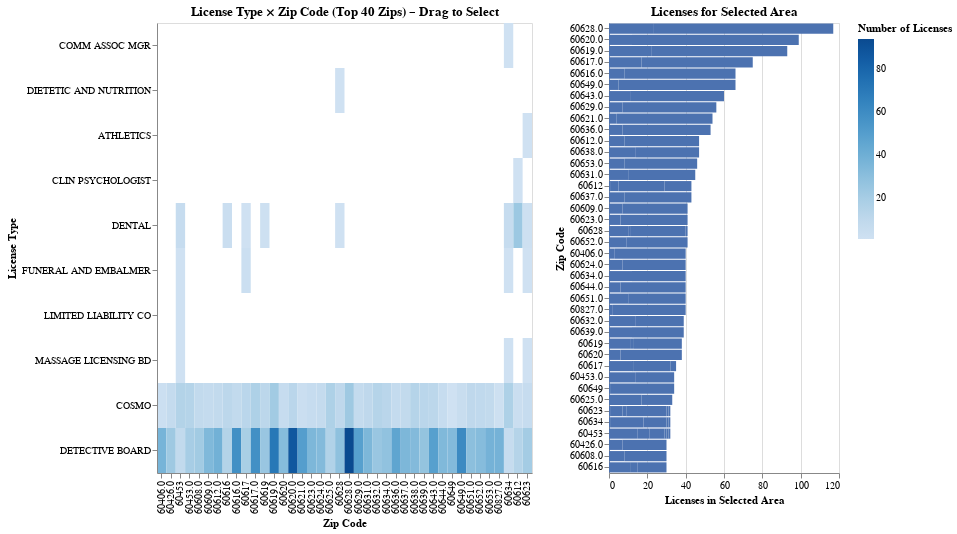

Source (notebook cell):
### Markdown cell above
## Plot 2 - interactive

### Code cell
df_clean = df[['License Type', 'Zip']].dropna()
df_clean = df_clean[df_clean['Zip'] != 0]
df_clean['Zip'] = df_clean['Zip'].astype(str)

# Get top 40 Zip Codes by total count
top_zips = (
    df_clean.groupby('Zip').size()
    .sort_values(ascending=False)
    .head(40)
    .index
)

df_top = df_clean[df_clean['Zip'].isin(top_zips)]

# Aggregate counts
license_by_zip = df_top.groupby(['License Type', 'Zip']).size().reset_index(name='COUNT')

# Brush selection
brush = alt.selection_interval(encodings=['x', 'y'])

# Heatmap
heatmap = alt.Chart(license_by_zip).mark_rect().encode(
    x=alt.X('Zip:N', sort='-y', title='Zip Code'),
    y=alt.Y('License Type:N', sort='-x', title='License Type'),
    color=alt.Color('COUNT:Q', title='Number of Licenses', scale=alt.Scale(scheme='blues')),
    tooltip=['License Type', 'Zip', 'COUNT']
).add_params(
    brush
).properties(
    width=375,
    height=450,
    title='License Type × Zip Code (Top 40 Zips) – Drag to Select'
)

# Linked bar chart - simpler, sorted, one color
bars = alt.Chart(license_by_zip).mark_bar(color='#4C72B0').encode(
    y=alt.Y('Zip:N', sort='-x', title='Zip Code'),
    x=alt.X('COUNT:Q', title='Licenses in Selected Area'),
    tooltip=['Zip', 'COUNT']
).transform_filter(
    brush
).properties(
    width=230,
    height=450,
    title='Licenses for Selected Area'
)

plot2 = heatmap | bars
plot2

### Figure 1 — Vega-Lite specification as saved in the notebook (floating-point values rounded to 4 significant figures)
{"config": {"view": {"continuousWidth": 300, "continuousHeight": 300}}, "hconcat": [{"mark": {"type": "rect"}, "encoding": {"color": {"field": "COUNT", "scale": {"scheme": "blues"}, "title": "Number of Licenses", "type": "quantitative"}, "tooltip": [{"field": "License Type", "type": "nominal"}, {"field": "Zip", "type": "nominal"}, {"field": "COUNT", "type": "quantitative"}], "x": {"field": "Zip", "sort": "-y", "title": "Zip Code", "type": "nominal"}, "y": {"field": "License Type", "sort": "-x", "title": "License Type", "type": "nominal"}}, "height": 450, "name": "view_13", "title": "License Type × Zip Code (Top 40 Zips) – Drag to Select", "width": 375}, {"mark": {"type": "bar", "color": "#4C72B0"}, "encoding": {"tooltip": [{"field": "Zip", "type": "nominal"}, {"field": "COUNT", "type": "quantitative"}], "x": {"field": "COUNT", "title": "Licenses in Selected Area", "type": "quantitative"}, "y": {"field": "Zip", "sort": "-x", "title": "Zip Code", "type": "nominal"}}, "height": 450, "title": "Licenses for Selected Area", "transform": [{"filter": {"param": "param_14"}}], "width": 230}], "data": {"name": "data-f4a7fb43ec7e8cd6d849da6815d54b33"}, "params": [{"name": "param_14", "select": {"type": "interval", "encodings": ["x", "y"]}, "views": ["view_13"]}], "$schema": "https://vega.github.io/schema/vega-lite/v5.20.1.json", "datasets": {"data-f4a7fb43ec7e8cd6d849da6815d54b33": [{"License Type": "ATHLETICS", "Zip": "60623", "COUNT": 1}, {"License Type": "CLIN PSYCHOLOGIST", "Zip": "60612", "COUNT": 1}, {"License Type": "COMM ASSOC MGR", "Zip": "60634", "COUNT": 1}, {"License Type": "COSMO", "Zip": "60406.0", "COUNT": 3}, {"License Type": "COSMO", "Zip": "60426.0", "COUNT": 7}, {"License Type": "COSMO", "Zip": "60453", "COUNT": 15}, {"License Type": "COSMO", "Zip": "60453.0", "COUNT": 14}, {"License Type": "COSMO", "Zip": "60608.0", "COUNT": 8}, {"License Type": "COSMO", "Zip": "60609.0", "COUNT": 7}, {"License Type": "COSMO", "Zip": "60612", "COUNT": 4}, {"License Type": "COSMO", "Zip": "60612.0", "COUNT": 8}, {"License Type": "COSMO", "Zip": "60616", "COUNT": 11}, {"License Type": "COSMO", "Zip": "60616.0", "COUNT": 8}, {"License Type": "COSMO", "Zip": "60617", "COUNT": 12}, {"License Type": "COSMO", "Zip": "60617.0", "COUNT": 17}, {"License Type": "COSMO", "Zip": "60619", "COUNT": 11}, {"License Type": "COSMO", "Zip": "60619.0", "COUNT": 22}, {"License Type": "COSMO", "Zip": "60620", "COUNT": 6}, {"License Type": "COSMO", "Zip": "60620.0", "COUNT": 12}, {"License Type": "COSMO", "Zip": "60621.0", "COUNT": 4}, {"License Type": "COSMO", "Zip": "60623", "COUNT": 6}, {"License Type": "COSMO", "Zip": "60623.0", "COUNT": 6}, {"License Type": "COSMO", "Zip": "60624.0", "COUNT": 7}, {"License Type": "COSMO", "Zip": "60625.0", "COUNT": 17}, {"License Type": "COSMO", "Zip": "60628", "COUNT": 10}, {"License Type": "COSMO", "Zip": "60628.0", "COUNT": 23}, {"License Type": "COSMO", "Zip": "60629.0", "COUNT": 7}, {"License Type": "COSMO", "Zip": "60631.0", "COUNT": 10}, {"License Type": "COSMO", "Zip": "60632.0", "COUNT": 14}, {"License Type": "COSMO", "Zip": "60634", "COUNT": 17}, {"License Type": "COSMO", "Zip": "60634.0", "COUNT": 12}, {"License Type": "COSMO", "Zip": "60636.0", "COUNT": 7}, {"License Type": "COSMO", "Zip": "60637.0", "COUNT": 8}, {"License Type": "COSMO", "Zip": "60638.0", "COUNT": 14}, {"License Type": "COSMO", "Zip": "60639.0", "COUNT": 12}, {"License Type": "COSMO", "Zip": "60643.0", "COUNT": 11}, {"License Type": "COSMO", "Zip": "60644.0", "COUNT": 6}, {"License Type": "COSMO", "Zip": "60649", "COUNT": 1}, {"License Type": "COSMO", "Zip": "60649.0", "COUNT": 5}, {"License Type": "COSMO", "Zip": "60651.0", "COUNT": 10}, {"License Type": "COSMO", "Zip": "60652.0", "COUNT": 9}, {"License Type": "COSMO", "Zip": "60653.0", "COUNT": 8}, {"License Type": "COSMO", "Zip": "60827.0", "COUNT": 2}, {"License Type": "DENTAL", "Zip": "60453", "COUNT": 6}, {"License Type": "DENTAL", "Zip": "60612", "COUNT": 24}, {"License Type": "DENTAL", "Zip": "60616", "COUNT": 4}, {"License Type": "DENTAL", "Zip": "60617", "COUNT": 1}, {"License Type": "DENTAL", "Zip": "60619", "COUNT": 2}, {"License Type": "DENTAL", "Zip": "60623", "COUNT": 2}, {"License Type": "DENTAL", "Zip": "60628", "COUNT": 1}, {"License Type": "DENTAL", "Zip": "60634", "COUNT": 6}, {"License Type": "DETECTIVE BOARD", "Zip": "60406.0", "COUNT": 37}, {"License Type": "DETECTIVE BOARD", "Zip": "60426.0", "COUNT": 23}, {"License Type": "DETECTIVE BOARD", "Zip": "60453", "COUNT": 8}, {"License Type": "DETECTIVE BOARD", "Zip": "60453.0", "COUNT": 20}, {"License Type": "DETECTIVE BOARD", "Zip": "60608.0", "COUNT": 22}, {"License Type": "DETECTIVE BOARD", "Zip": "60609.0", "COUNT": 34}, {"License Type": "DETECTIVE BOARD", "Zip": "60612", "COUNT": 14}, {"License Type": "DETECTIVE BOARD", "Zip": "60612.0", "COUNT": 39}, {"License Type": "DETECTIVE BOARD", "Zip": "60616", "COUNT": 15}, {"License Type": "DETECTIVE BOARD", "Zip": "60616.0", "COUNT": 58}, {"License Type": "DETECTIVE BOARD", "Zip": "60617", "COUNT": 19}, {"License Type": "DETECTIVE BOARD", "Zip": "60617.0", "COUNT": 58}, {"License Type": "DETECTIVE BOARD", "Zip": "60619", "COUNT": 25}, {"License Type": "DETECTIVE BOARD", "Zip": "60619.0", "COUNT": 71}, {"License Type": "DETECTIVE BOARD", "Zip": "60620", "COUNT": 32}, {"License Type": "DETECTIVE BOARD", "Zip": "60620.0", "COUNT": 87}, {"License Type": "DETECTIVE BOARD", "Zip": "60621.0", "COUNT": 50}, {"License Type": "DETECTIVE BOARD", "Zip": "60623", "COUNT": 21}, {"License Type": "DETECTIVE BOARD", "Zip": "60623.0", "COUNT": 35}, {"License Type": "DETECTIVE BOARD", "Zip": "60624.0", "COUNT": 33}, {"License Type": "DETECTIVE BOARD", "Zip": "60625.0", "COUNT": 16}, {"License Type": "DETECTIVE BOARD", "Zip": "60628", "COUNT": 29}, {"License Type": "DETECTIVE BOARD", "Zip": "60628.0", "COUNT": 94}, {"License Type": "DETECTIVE BOARD", "Zip": "60629.0", "COUNT": 49}, {"License Type": "DETECTIVE BOARD", "Zip": "60631.0", "COUNT": 35}, {"License Type": "DETECTIVE BOARD", "Zip": "60632.0", "COUNT": 25}, {"License Type": "DETECTIVE BOARD", "Zip": "60634", "COUNT": 6}, {"License Type": "DETECTIVE BOARD", "Zip": "60634.0", "COUNT": 28}, {"License Type": "DETECTIVE BOARD", "Zip": "60636.0", "COUNT": 46}, {"License Type": "DETECTIVE BOARD", "Zip": "60637.0", "COUNT": 35}, {"License Type": "DETECTIVE BOARD", "Zip": "60638.0", "COUNT": 33}, {"License Type": "DETECTIVE BOARD", "Zip": "60639.0", "COUNT": 27}, {"License Type": "DETECTIVE BOARD", "Zip": "60643.0", "COUNT": 49}, {"License Type": "DETECTIVE BOARD", "Zip": "60644.0", "COUNT": 34}, {"License Type": "DETECTIVE BOARD", "Zip": "60649", "COUNT": 33}, {"License Type": "DETECTIVE BOARD", "Zip": "60649.0", "COUNT": 61}, {"License Type": "DETECTIVE BOARD", "Zip": "60651.0", "COUNT": 30}, {"License Type": "DETECTIVE BOARD", "Zip": "60652.0", "COUNT": 32}, {"License Type": "DETECTIVE BOARD", "Zip": "60653.0", "COUNT": 38}, {"License Type": "DETECTIVE BOARD", "Zip": "60827.0", "COUNT": 38}, {"License Type": "DIETETIC AND NUTRITION", "Zip": "60628", "COUNT": 1}, {"License Type": "FUNERAL AND EMBALMER", "Zip": "60453", "COUNT": 1}, {"License Type": "FUNERAL AND EMBALMER", "Zip": "60617", "COUNT": 3}, {"License Type": "FUNERAL AND EMBALMER", "Zip": "60623", "COUNT": 1}, {"License Type": "FUNERAL AND EMBALMER", "Zip": "60634", "COUNT": 1}, {"License Type": "LIMITED LIABILITY CO", "Zip": "60453", "COUNT": 1}, {"License Type": "MASSAGE LICENSING BD", "Zip": "60453", "COUNT": 1}, {"License Type": "MASSAGE LICENSING BD", "Zip": "60623", "COUNT": 1}, {"License Type": "MASSAGE LICENSING BD", "Zip": "60634", "COUNT": 1}]}}
